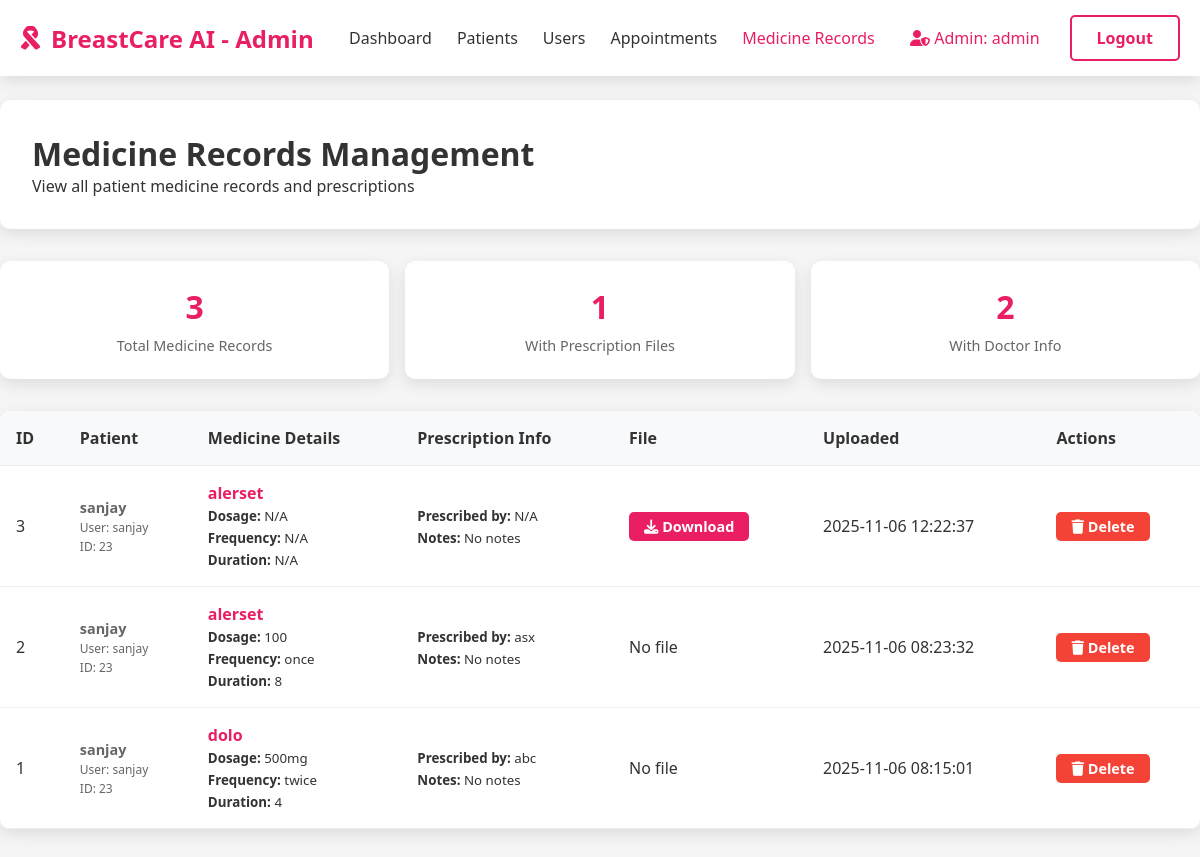
Screenshot of /admin/medicine (signed in) with the database file from the repository.
### tables this page shows
CREATE TABLE medicine_records (
             id INTEGER PRIMARY KEY AUTOINCREMENT,
             user_id INTEGER NOT NULL,
             medicine_name TEXT NOT NULL,
            dosage TEXT,
             frequency TEXT,
             duration TEXT,
            prescribed_by TEXT,
        notes TEXT,
        file_path TEXT,
        uploaded_at TIMESTAMP DEFAULT CURRENT_TIMESTAMP,
        FOREIGN KEY (user_id) REFERENCES users (id) ON DELETE CASCADE
    );

CREATE TABLE user_profiles (
            id INTEGER PRIMARY KEY AUTOINCREMENT,
            user_id INTEGER NOT NULL,
            full_name TEXT,
            age INTEGER,
            date_of_birth DATE,
            gender TEXT,
            blood_group TEXT,
            address TEXT,
            phone TEXT,
            emergency_contact TEXT,
            updated_at TIMESTAMP DEFAULT CURRENT_TIMESTAMP,
            FOREIGN KEY (user_id) REFERENCES users (id) ON DELETE CASCADE
        );

CREATE TABLE users (
            id INTEGER PRIMARY KEY AUTOINCREMENT,
            username TEXT UNIQUE NOT NULL,
            email TEXT UNIQUE NOT NULL,
            password TEXT NOT NULL,
            role TEXT DEFAULT 'user',
            created_at TIMESTAMP DEFAULT CURRENT_TIMESTAMP
        );

### app.py (the view)
@app.route('/admin/medicine')
def admin_medicine():
    if 'user_id' not in session or session.get('role') != 'admin':
        flash('Access denied. Admin privileges required.')
        return redirect(url_for('home'))
    medicine_records = get_all_medicine_records()
    return render_template('admin_medicine.html', medicine_records=medicine_records, username=session['username'])

### app.py (called while the page is built)
@app.after_request
def after_request(response):
    if 'user_id' in session:
        response.headers['Cache-Control'] = 'no-store, no-cache, must-revalidate, post-check=0, pre-check=0, max-age=0'
        response.headers['Pragma'] = 'no-cache'
        response.headers['Expires'] = '-1'
    else:
        response.headers['Cache-Control'] = 'public, max-age=300'
    return response

### database.py (called while the page is built)
def get_db_connection():
    conn = sqlite3.connect('users.db')
    conn.row_factory = sqlite3.Row
    return conn

def get_all_medicine_records():
    conn = get_db_connection()
    cursor = conn.cursor()
    cursor.execute('''
        SELECT m.*, u.username, p.full_name
        FROM medicine_records m
        JOIN users u ON m.user_id = u.id
        LEFT JOIN user_profiles p ON u.id = p.user_id
        ORDER BY m.uploaded_at DESC
    ''')
    records = cursor.fetchall()
    conn.close()
    return [dict(record) for record in records]

### templates/admin_medicine.html (shortened to what this page needs)
<!DOCTYPE html>
<html lang="en">
<head>
    <link rel="stylesheet" href="https://cdnjs.cloudflare.com/ajax/libs/font-awesome/6.4.0/css/all.min.css">
</head>
<body>
    <header>
        <div class="container">
            <nav class="navbar">
                <div class="logo">
                    <i class="fas fa-ribbon"></i>
                    <span>BreastCare AI - Admin</span>
                </div>
                <div class="nav-links">
                    <a href="{{ url_for('admin_dashboard') }}">Dashboard</a>
                    <a href="{{ url_for('admin_patients') }}">Patients</a>
                    <a href="{{ url_for('admin_users') }}">Users</a>
                    <a href="{{ url_for('admin_appointments') }}">Appointments</a>
                    <a href="{{ url_for('admin_medicine') }}" style="color: var(--primary);">Medicine Records</a>
                </div>
                <div class="auth-buttons">
                    <span style="color: var(--primary); margin-right: 15px;">
                        <i class="fas fa-user-shield"></i> Admin: {{ username }}
                    </span>
                    <a href="{{ url_for('logout') }}" class="btn btn-outline">Logout</a>
                </div>
            </nav>
        </div>
    </header>
    <div class="container main-content">
        <div class="page-header">
            <h1>Medicine Records Management</h1>
            <p>View all patient medicine records and prescriptions</p>
        </div>
        <div class="stats-grid">
            <div class="stat-card">
                <div class="stat-number">{{ medicine_records|length }}</div>
                <div class="stat-label">Total Medicine Records</div>
            </div>
            <div class="stat-card">
                <div class="stat-number">
                    {{ medicine_records|selectattr("file_path")|list|length }}
                </div>
                <div class="stat-label">With Prescription Files</div>
            </div>
            <div class="stat-card">
                <div class="stat-number">
                    {{ medicine_records|selectattr("prescribed_by")|list|length }}
                </div>
                <div class="stat-label">With Doctor Info</div>
            </div>
        </div>
        <div class="table-container">
            {% if medicine_records %}
            <table>
                <thead>
                    <tr>
                        <th>ID</th>
                        <th>Patient</th>
                        <th>Medicine Details</th>
                        <th>Prescription Info</th>
                        <th>File</th>
                        <th>Uploaded</th>
                        <th>Actions</th>
                    </tr>
                </thead>
                <tbody>
                    {% for record in medicine_records %}
                    <tr>
                        <td>{{ record.id }}</td>
                        <td>
                            <div class="patient-info">
                                <strong>{{ record.full_name or record.username }}</strong><br>
                                <small>User: {{ record.username }}</small><br>
                                <small>ID: {{ record.user_id }}</small>
                            </div>
                        </td>
                        <td>
                            <div class="medicine-name">{{ record.medicine_name }}</div>
                            <div><small><strong>Dosage:</strong> {{ record.dosage or 'N/A' }}</small></div>
                            <div><small><strong>Frequency:</strong> {{ record.frequency or 'N/A' }}</small></div>
                            <div><small><strong>Duration:</strong> {{ record.duration or 'N/A' }}</small></div>
                        </td>
                        <td>
                            <div><small><strong>Prescribed by:</strong> {{ record.prescribed_by or 'N/A' }}</small></div>
                            <div><small><strong>Notes:</strong> {{ record.notes or 'No notes' }}</small></div>
                        </td>
                        <td>
                            {% if record.file_path %}
                            <a href="{{ url_for('download_medicine_file', record_id=record.id) }}" class="btn btn-primary btn-sm">
                                <i class="fas fa-download"></i> Download
                            </a>
                            {% else %}
                            <span>No file</span>
                            {% endif %}
                        </td>
                        <td>{{ record.uploaded_at }}</td>
                        <td>
                            <div class="action-buttons">
                                <button onclick="deleteMedicineRecord({{ record.id }})" class="btn btn-danger btn-sm">
                                    <i class="fas fa-trash"></i> Delete
                                </button>
                            </div>
                        </td>
                    </tr>
                    {% endfor %}
                </tbody>
            </table>
            {% else %}
            <div class="no-records">
                <i class="fas fa-pills"></i>
                <h3>No Medicine Records Found</h3>
                <p>No patients have uploaded medicine records yet.</p>
            </div>
            {% endif %}
        </div>
    </div>
</body>
</html>

### templates/admin_medicine.html (style rules this page uses)
:root { --primary: #e91e63; --primary-dark: #ad1457; --secondary: #2196f3; --success: #4caf50; --warning: #ff9800; --danger: #f44336; --light: #f8f9fa; --dark: #333; --shadow: 0 5px 15px rgba(0,0,0,0.1); --transition: all 0.3s ease; }
* { margin: 0; padding: 0; box-sizing: border-box; font-family: 'Segoe UI', Tahoma, Geneva, Verdana, sans-serif; }
body { background: #f5f5f5; color: var(--dark); }
.container { max-width: 1400px; margin: 0 auto; padding: 0 20px; }
header { background: white; box-shadow: var(--shadow); position: fixed; width: 100%; top: 0; z-index: 1000; }
.navbar { display: flex; justify-content: space-between; align-items: center; padding: 15px 0; }
.logo { display: flex; align-items: center; gap: 10px; font-size: 1.5rem; font-weight: bold; color: var(--primary); }
.nav-links { display: flex; gap: 25px; }
.nav-links a { text-decoration: none; color: var(--dark); font-weight: 500; transition: var(--transition); }
.auth-buttons { display: flex; gap: 15px; align-items: center; }
.btn { display: inline-block; padding: 10px 25px; border-radius: 5px; text-decoration: none; font-weight: 600; transition: var(--transition); border: none; cursor: pointer; }
.btn-primary { background: var(--primary); color: white; }
.btn-outline { border: 2px solid var(--primary); color: var(--primary); background: transparent; }
.btn-sm { padding: 5px 15px; font-size: 0.9rem; }
.btn-danger { background: var(--danger); color: white; }
.main-content { margin-top: 80px; padding: 20px 0; }
.page-header { background: white; padding: 2rem; border-radius: 10px; box-shadow: var(--shadow); margin-bottom: 2rem; }
.stats-grid { display: grid; grid-template-columns: repeat(auto-fit, minmax(200px, 1fr)); gap: 1rem; margin-bottom: 2rem; }
.stat-card { background: white; padding: 1.5rem; border-radius: 10px; box-shadow: var(--shadow); text-align: center; }
.stat-number { font-size: 2rem; font-weight: bold; color: var(--primary); margin-bottom: 0.5rem; }
.stat-label { color: #666; font-size: 0.9rem; }
.table-container { background: white; border-radius: 10px; box-shadow: var(--shadow); overflow: hidden; margin: 2rem 0; }
table { width: 100%; border-collapse: collapse; }
th, td { padding: 1rem; text-align: left; border-bottom: 1px solid #eee; }
th { background: #f8f9fa; font-weight: 600; }
.medicine-name { font-weight: 600; color: var(--primary); }
.patient-info { font-size: 0.9rem; color: #666; }
.action-buttons { display: flex; gap: 0.5rem; }

### rows the page displays
medicine_records: id "3", full_name "sanjay", username "sanjay", user_id "23", medicine_name "alerset", dosage "N/A", frequency "N/A", duration "N/A", prescribed_by "N/A", notes "No notes", uploaded_at "2025-11-06 12:22:37"
medicine_records: id "2", full_name "sanjay", username "sanjay", user_id "23", medicine_name "alerset", dosage "100", frequency "once", duration "8", prescribed_by "asx", notes "No notes", shows "No file", uploaded_at "2025-11-06 08:23:32"
medicine_records: id "1", full_name "sanjay", username "sanjay", user_id "23", medicine_name "dolo", dosage "500mg", frequency "twice", duration "4", prescribed_by "abc", notes "No notes", shows "No file", uploaded_at "2025-11-06 08:15:01"

### other values shown
{{ username }} "admin"
{{ medicine_records|length }} "3"
{{ medicine_records|selectattr("file_path")|list|length }} "1"
{{ medicine_records|selectattr("prescribed_by")|list|length }} "2"
